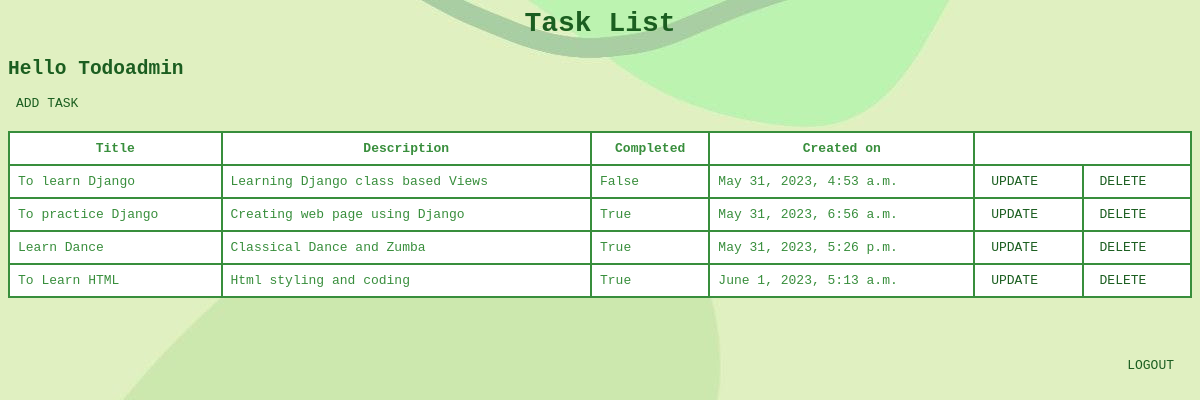
The app's page /list/ (signed in), older data.
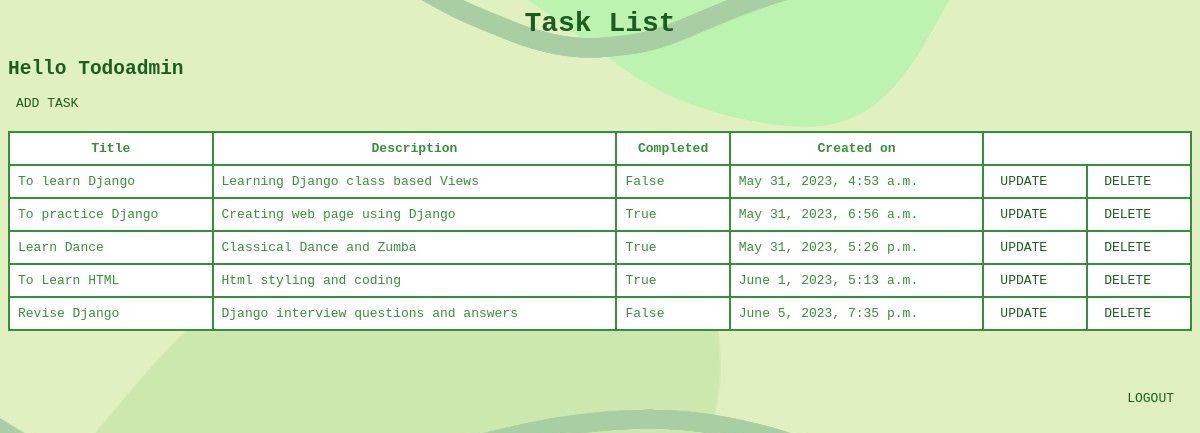
The same page, newer data.
### td_app/models.py (models this page shows, shortened)
class Task(models.Model):
    user = models.ForeignKey(User, on_delete=models.CASCADE, null=True, blank=True)
    title = models.CharField(max_length=150, null=True, blank=True)
    description = models.TextField(max_length=300, default=" ")
    completed = models.BooleanField(default=False)
    created = models.DateTimeField(auto_now_add=True)

### td_app/views.py (the view)
# urls.py: path('list/', Tasklist.as_view(), name='task'),
class Tasklist(LoginRequiredMixin, ListView):
    model = Task
    context_object_name = 'task'
    template_name = 'list.html'
    def get_context_data(self, **kwargs):
        context = super().get_context_data(**kwargs)
        context['task'] = context['task'].filter(user=self.request.user)
        context['count'] = context['task'].filter(completed=False).count()
        return context

### Templates/list.html (shortened to what this page needs)
{%load static%}
<html lang="en">
<head>
    <link rel="stylesheet" href="{% static 'list.css' %}">
</head>
<body>
<h1>Task List</h1>
<div>
    <h2>Hello {{user.username | title}}</h2>
</div>
<a href="{% url 'task-create' %}" style="text-align:right;"> ADD TASK</a>
<table border="1px;">
    <thead>
    <tr>
        <th>Title</th>
        <th>Description</th>
        <th>Completed</th>
        <th>Created on</th>
    </tr>
    </thead>
    <div class="task-items-wrapper">
        {% for i in task %}
        <tr>
            <td>{{i.title}}</td>
            <td>{{i.description}}</td>
            <td>{{i.completed}}</td>
            <td>{{i.created}}</td>
            <td><a href="{% url 'task-update' i.id %}">UPDATE</a></td>
            <td><a href="{% url 'task-delete' i.id %}">DELETE</a></td>
        </tr>
        {% endfor %}
    </div>
</table>
<div class="header-box">
    {%if request.user.is_authenticated %}
    <a href="{% url 'logout' %}">LOGOUT</a>
    {% else %}
    <a href="{% url 'login' %}">LOGIN</a>
    {%endif%}
</div>
</body>
</html>

### td_app/static/list.css (style rules this page uses)
body { font-family: monospace; background-image:url("./pxfuel.jpg"); }
h1 { text-align: center; }
h1 { color: #1B5E20; font-family: monospace; font-size: 28px; font-weight: bold; }
h2 { color:#1B5E20; }
.task-items-wrapper { margin-top: 20px; }
table { width: 100%; border-collapse: collapse; background:white; color:#388E3C; }
table, th, td { border: 2px solid; }
th, td { padding: 8px; }
th { color:#388E3C; }
.header-box { padding: 10px; color: #fff; text-align: right; margin-top:50px; }
a { color:#1B5E20; text-decoration: none; padding: 8px; text-align:right; }

Row changes from the older to the newer data that the page shows:
added Task: title "Revise Django", description "Django interview questions and answers", completed "False", created "June 5, 2023, 7:35 p.m."
